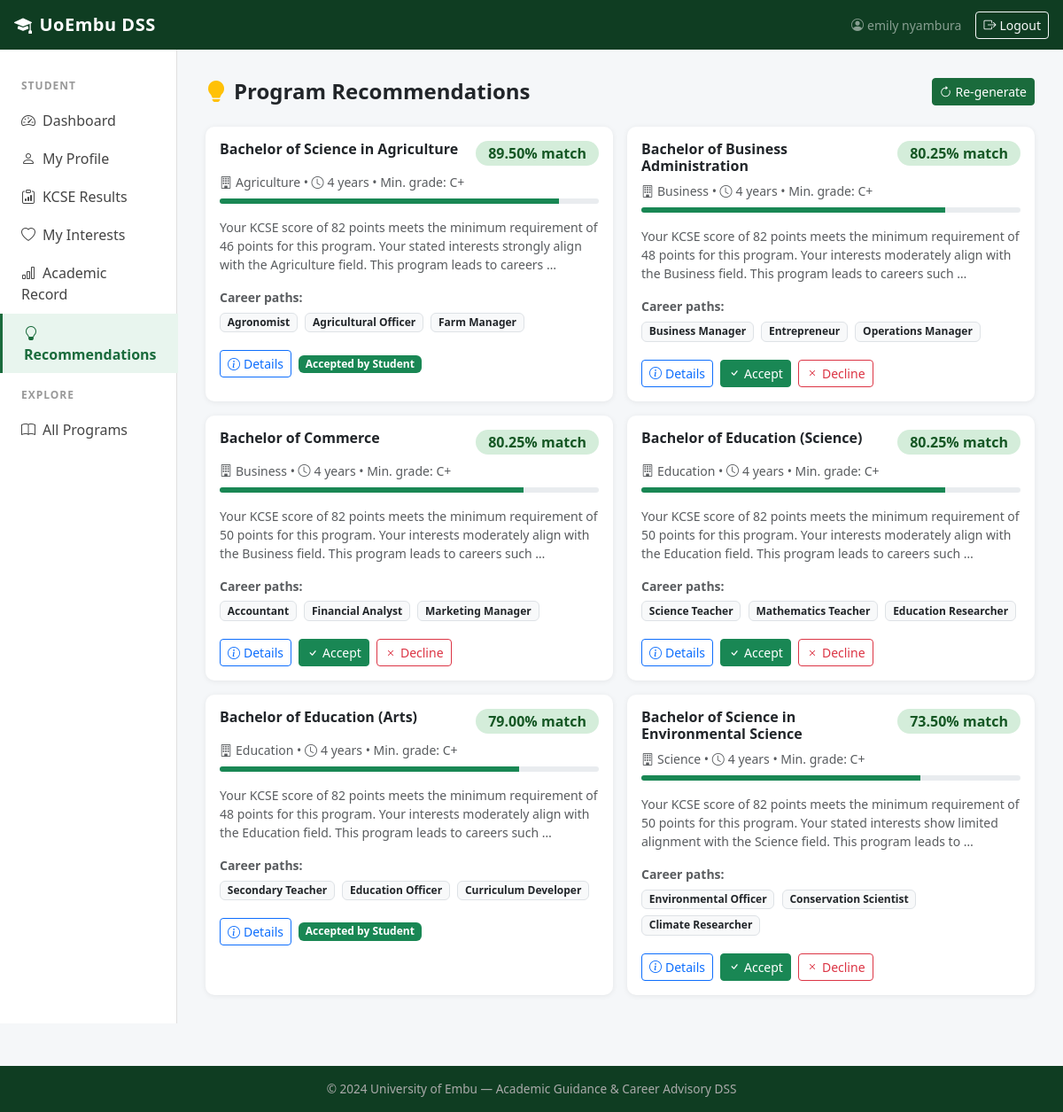
The app's page /student/recommendations/ (signed in) with its own data.
### dss_guidance/models.py (models this page shows, shortened)
class Recommendation(models.Model):
    STATUS_CHOICES = [
        ('pending', 'Pending Review'),
        ('reviewed', 'Reviewed by Advisor'),
        ('accepted', 'Accepted by Student'),
        ('declined', 'Declined by Student'),
    ]
    student = models.ForeignKey(
        StudentProfile, on_delete=models.CASCADE, related_name='recommendations'
    )
    program = models.ForeignKey(
        AcademicProgram, on_delete=models.CASCADE, related_name='recommendations'
    )
    match_score = models.DecimalField(
        max_digits=5, decimal_places=2,
        validators=[MinValueValidator(0), MaxValueValidator(100)]
    )
    reasoning = models.TextField()
    status = models.CharField(max_length=20, choices=STATUS_CHOICES, default='pending')
    advisor_notes = models.TextField(blank=True)
    reviewed_by = models.ForeignKey(
        User, on_delete=models.SET_NULL, null=True, blank=True,
        related_name='reviewed_recommendations'
    )
    created_at = models.DateTimeField(auto_now_add=True)
    updated_at = models.DateTimeField(auto_now=True)
    class Meta:
        ordering = ['-match_score']

class AcademicProgram(models.Model):
    FACULTY_CHOICES = [
        ('business', 'Business'),
        ('agriculture', 'Agriculture'),
        ('computing', 'Computing & IT'),
        ('education', 'Education'),
        ('science', 'Science'),
        ('engineering', 'Engineering'),
    ]
    name = models.CharField(max_length=200)
    code = models.CharField(max_length=20, unique=True)
    faculty = models.CharField(max_length=50, choices=FACULTY_CHOICES)
    description = models.TextField()
    duration_years = models.PositiveIntegerField(default=4)
    minimum_grade = models.CharField(max_length=5, help_text="Minimum KCSE grade e.g. C+")
    minimum_points = models.PositiveIntegerField(help_text="Minimum KCSE points (out of 84)")
    required_subjects = models.TextField(help_text="Comma-separated list of required subjects")
    skills_developed = models.TextField(help_text="Comma-separated list of skills")
    career_paths = models.TextField(help_text="Comma-separated possible careers")
    is_active = models.BooleanField(default=True)
    created_at = models.DateTimeField(auto_now_add=True)
    def get_career_paths_list(self):
        return [c.strip() for c in self.career_paths.split(',') if c.strip()]
    class Meta:
        ordering = ['faculty', 'name']

### dss_guidance/views.py (the view)
# urls.py: path('student/recommendations/', views.view_recommendations, name='view_recommendations'),
@login_required
def view_recommendations(request):
    if not is_student(request.user):
        return HttpResponseForbidden()
    student = request.user.student_profile
    recommendations = student.recommendations.select_related('program').order_by('-match_score')
    return render(request, 'dss_guidance/student/recommendations.html', {
        'recommendations': recommendations,
        'student': student,
    })

### dss_guidance/views.py (called while the page is built)
def is_student(user):
    return hasattr(user, 'student_profile')

### dss_guidance/templates/dss_guidance/student/recommendations.html (shortened to what this page needs)
{% extends 'dss_guidance/base.html' %}
{% block content %}
<div class="d-flex justify-content-between align-items-center mb-4">
    <h4 class="fw-bold mb-0"><i class="bi bi-lightbulb-fill text-warning me-2"></i>Program Recommendations</h4>
    <a href="{% url 'get_recommendations' %}" class="btn btn-primary btn-sm">
        <i class="bi bi-arrow-clockwise me-1"></i>Re-generate
    </a>
</div>
{% if recommendations %}
<div class="row g-3">
    {% for rec in recommendations %}
    <div class="col-md-6">
        <div class="card h-100">
            <div class="card-body">
                <div class="d-flex justify-content-between align-items-start mb-2">
                    <h6 class="fw-bold mb-0">{{ rec.program.name }}</h6>
                    <span class="badge badge-score {% if rec.match_score >= 70 %}score-high{% elif rec.match_score >= 50 %}score-mid{% else %}score-low{% endif %}">
                        {{ rec.match_score }}% match
                    </span>
                </div>
                <small class="text-muted d-block mb-2">
                    <i class="bi bi-building me-1"></i>{{ rec.program.get_faculty_display }}
                    &bull; <i class="bi bi-clock me-1"></i>{{ rec.program.duration_years }} years
                    &bull; Min. grade: {{ rec.program.minimum_grade }}
                </small>
                <div class="progress mb-3" style="height: 6px;">
                    <div class="progress-bar {% if rec.match_score >= 70 %}bg-success{% elif rec.match_score >= 50 %}bg-warning{% else %}bg-danger{% endif %}"
                         style="width: {{ rec.match_score }}%"></div>
                </div>
                <p class="small text-muted mb-3">{{ rec.reasoning|truncatewords:30 }}</p>
                {% if rec.program.get_career_paths_list %}
                <div class="mb-3">
                    <small class="text-muted fw-semibold d-block mb-1">Career paths:</small>
                    {% for career in rec.program.get_career_paths_list|slice:":3" %}
                    <span class="badge bg-light text-dark border me-1 mb-1">{{ career }}</span>
                    {% endfor %}
                </div>
                {% endif %}
                <div class="d-flex gap-2 align-items-center mt-auto">
                    <a href="{% url 'program_detail' rec.program.pk %}" class="btn btn-sm btn-outline-primary">
                        <i class="bi bi-info-circle me-1"></i>Details
                    </a>
                    {% if rec.status == 'pending' or rec.status == 'reviewed' %}
                    <form method="post" action="{% url 'recommendation_response' rec.id %}" class="d-inline">
                        <button name="action" value="accept" class="btn btn-sm btn-success">
                            <i class="bi bi-check me-1"></i>Accept
                        </button>
                    </form>
                    <form method="post" action="{% url 'recommendation_response' rec.id %}" class="d-inline">
                        <button name="action" value="decline" class="btn btn-sm btn-outline-danger">
                            <i class="bi bi-x me-1"></i>Decline
                        </button>
                    </form>
                    {% else %}
                    <span class="badge bg-{% if rec.status == 'accepted' %}success{% else %}secondary{% endif %}">
                        {{ rec.get_status_display }}
                    </span>
                    {% endif %}
                </div>
            </div>
        </div>
    </div>
    {% endfor %}
</div>
{% endif %}
{% endblock %}

### dss_guidance/templates/dss_guidance/base.html (shortened to what this page needs)
<!DOCTYPE html>
<html lang="en">
<head>
    <link href="https://cdn.jsdelivr.net/npm/bootstrap@5.3.0/dist/css/bootstrap.min.css" rel="stylesheet">
    <link href="https://cdn.jsdelivr.net/npm/bootstrap-icons@1.11.0/font/bootstrap-icons.css" rel="stylesheet">
</head>
<body>
<nav class="navbar navbar-expand-lg navbar-dark">
    <div class="container-fluid px-3">
        <a class="navbar-brand" href="{% url 'dashboard' %}">
            <i class="bi bi-mortarboard-fill me-2"></i>UoEmbu DSS
        </a>
        {% if user.is_authenticated %}
        <div class="ms-auto d-flex align-items-center gap-3">
            <span class="text-white-50 small d-none d-md-inline">
                <i class="bi bi-person-circle me-1"></i>{{ user.get_full_name|default:user.username }}
            </span>
            <a href="{% url 'logout' %}" class="btn btn-sm btn-outline-light">
                <i class="bi bi-box-arrow-right me-1"></i>Logout
            </a>
        </div>
        {% endif %}
    </div>
</nav>
{% if user.is_authenticated %}
<div class="container-fluid">
    <div class="row">
        <div class="col-md-2 sidebar d-none d-md-block">
            {% if user.student_profile %}
            <p class="section-title mt-2">Student</p>
            <nav class="nav flex-column">
                <a class="nav-link {% if request.resolver_match.url_name == 'student_dashboard' %}active{% endif %}" href="{% url 'student_dashboard' %}"><i class="bi bi-speedometer2 me-2"></i>Dashboard</a>
                <a class="nav-link {% if request.resolver_match.url_name == 'student_profile_edit' %}active{% endif %}" href="{% url 'student_profile_edit' %}"><i class="bi bi-person me-2"></i>My Profile</a>
                <a class="nav-link {% if request.resolver_match.url_name == 'kcse_results' %}active{% endif %}" href="{% url 'kcse_results' %}"><i class="bi bi-clipboard-data me-2"></i>KCSE Results</a>
                <a class="nav-link {% if request.resolver_match.url_name == 'student_interests' %}active{% endif %}" href="{% url 'student_interests' %}"><i class="bi bi-heart me-2"></i>My Interests</a>
                <a class="nav-link {% if request.resolver_match.url_name == 'university_performance' %}active{% endif %}" href="{% url 'university_performance' %}"><i class="bi bi-bar-chart me-2"></i>Academic Record</a>
                <a class="nav-link {% if request.resolver_match.url_name == 'view_recommendations' %}active{% endif %}" href="{% url 'view_recommendations' %}"><i class="bi bi-lightbulb me-2"></i>Recommendations</a>
            </nav>
            {% endif %}
            <p class="section-title mt-3">Explore</p>
            <nav class="nav flex-column">
                <a class="nav-link {% if request.resolver_match.url_name == 'program_list' %}active{% endif %}" href="{% url 'program_list' %}"><i class="bi bi-book me-2"></i>All Programs</a>
            </nav>
        </div>
        <div class="col-md-10 main-content">
            {% block content %}{% endblock %}
        </div>
    </div>
</div>
{% endif %}
<footer>
    <p class="mb-0">&copy; 2024 University of Embu &mdash; Academic Guidance & Career Advisory DSS</p>
</footer>
</body>
</html>

### dss_guidance/templates/dss_guidance/base.html (style rules this page uses)
:root { --uembu-green: #1a6b3c; --uembu-dark: #0f3d22; --uembu-light: #e8f5ee; }
body { background-color: #f5f7f9; font-family: 'Segoe UI', sans-serif; }
.navbar { background: var(--uembu-dark) !important; }
.navbar-brand { font-weight: 700; letter-spacing: 0.5px; }
.sidebar { min-height: calc(100vh - 56px); background: #fff; border-right: 1px solid #e0e0e0; padding: 1.5rem 0; }
.sidebar .nav-link { color: #444; padding: 0.6rem 1.5rem; border-radius: 0; transition: all 0.2s; }
.sidebar .nav-link:hover, .sidebar .nav-link.active { background: var(--uembu-light); color: var(--uembu-green); font-weight: 600; border-left: 3px solid var(--uembu-green); }
.sidebar .nav-link i { width: 20px; }
.main-content { padding: 2rem; }
.card { border: none; box-shadow: 0 1px 6px rgba(0,0,0,0.07); border-radius: 10px; }
.btn-primary { background: var(--uembu-green); border-color: var(--uembu-green); }
.badge-score { font-size: 1rem; padding: 6px 14px; border-radius: 20px; }
.score-high { background: #d4edda; color: #155724; }
.section-title { font-size: 0.75rem; text-transform: uppercase; letter-spacing: 1px; color: #999; font-weight: 600; margin-bottom: 0.5rem; padding-left: 1.5rem; }
footer { background: var(--uembu-dark); color: #aaa; padding: 1rem 0; text-align: center; font-size: 0.85rem; margin-top: 3rem; }

### records on screen
Recommendation: program.name "Bachelor of Science in Agriculture", match_score "89.50", program.faculty "Agriculture", program.duration_years "4", program.minimum_grade "C+", reasoning "Your KCSE score of 82 points meets the minimum requirement of 46 points for this program. Your stated interests strongly align with the Agriculture field. This program leads to careers …", get_career_paths_list "Agronomist" "Agricultural Officer" "Farm Manager", status "Accepted by Student"
Recommendation: program.name "Bachelor of Business Administration", match_score "80.25", program.faculty "Business", program.duration_years "4", program.minimum_grade "C+", reasoning "Your KCSE score of 82 points meets the minimum requirement of 48 points for this program. Your interests moderately align with the Business field. This program leads to careers such …", get_career_paths_list "Business Manager" "Entrepreneur" "Operations Manager", status "pending" (drawn)
Recommendation: program.name "Bachelor of Commerce", match_score "80.25", program.faculty "Business", program.duration_years "4", program.minimum_grade "C+", reasoning "Your KCSE score of 82 points meets the minimum requirement of 50 points for this program. Your interests moderately align with the Business field. This program leads to careers such …", get_career_paths_list "Accountant" "Financial Analyst" "Marketing Manager", status "pending" (drawn)
Recommendation: program.name "Bachelor of Education (Science)", match_score "80.25", program.faculty "Education", program.duration_years "4", program.minimum_grade "C+", reasoning "Your KCSE score of 82 points meets the minimum requirement of 50 points for this program. Your interests moderately align with the Education field. This program leads to careers such …", get_career_paths_list "Science Teacher" "Mathematics Teacher" "Education Researcher", status "pending" (drawn)
Recommendation: program.name "Bachelor of Education (Arts)", match_score "79.00", program.faculty "Education", program.duration_years "4", program.minimum_grade "C+", reasoning "Your KCSE score of 82 points meets the minimum requirement of 48 points for this program. Your interests moderately align with the Education field. This program leads to careers such …", get_career_paths_list "Secondary Teacher" "Education Officer" "Curriculum Developer", status "Accepted by Student"
Recommendation: program.name "Bachelor of Science in Environmental Science", match_score "73.50", program.faculty "Science", program.duration_years "4", program.minimum_grade "C+", reasoning "Your KCSE score of 82 points meets the minimum requirement of 50 points for this program. Your stated interests show limited alignment with the Science field. This program leads to …", get_career_paths_list "Environmental Officer" "Conservation Scientist" "Climate Researcher", status "pending" (drawn)

### other values on screen
{{ user.get_full_name|default:user.username }} "emily nyambura"
